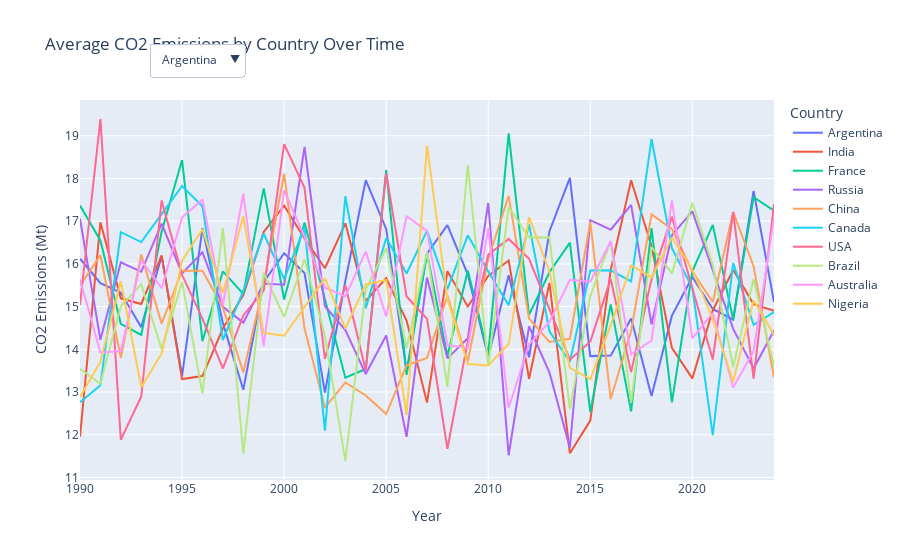

Source (notebook cell):
### Markdown cell above
The animation is working properly, hoewever there are no clear trends. Maybe looking a a line graph could help explain the visuals.

### Code cell
# Calculate average CO2 emissions per country per year
climate_impact_df_avg = third_climate_df.groupby(['Country', 'Year'])['CO2_Emissions_MT'].mean().reset_index()

# Sort the DataFrame by Year to ensure sequential display
climate_impact_df_avg = climate_impact_df_avg.sort_values('Year')

# Create a line chart with CO2 emissions over time
fig = px.line(
    climate_impact_df_avg,
    x='Year', 
    y='CO2_Emissions_MT',
    color='Country',  # Line color by country
    title='Average CO2 Emissions by Country Over Time',
    labels={'CO2_Emissions_MT': 'CO2 Emissions (Mt)', 'Year': 'Year'}
)

# Add a dropdown menu to filter by country
fig.update_layout(
    updatemenus=[
        {
            'buttons': [
                {
                    'args': [{'visible': [country == selected_country for country in climate_impact_df_avg['Country'].unique()]}],
                    'label': selected_country,
                    'method': 'update'
                }
                for selected_country in climate_impact_df_avg['Country'].unique()
            ],
            'direction': 'down',
            'showactive': True,
            'x': 0.1,
            'xanchor': 'left',
            'y': 1.15,
            'yanchor': 'top'
        }
    ]
)

# Show the plot
fig.show()

### Figure 1 — Plotly figure (JSON) as saved in the notebook; plotly's stock layout.template omitted (floating-point values rounded to 4 significant figures)
{"data": [{"hovertemplate": "Country=Argentina<br>Year=%{x}<br>CO2 Emissions (Mt)=%{y}<extra></extra>", "legendgroup": "Argentina", "line": {"color": "#636efa", "dash": "solid"}, "marker": {"symbol": "circle"}, "mode": "lines", "name": "Argentina", "orientation": "v", "showlegend": true, "type": "scatter", "x": [1990, 1991, 1992, 1993, 1994, 1995, 1996, 1997, 1998, 1999, 2000, 2001, 2002, 2003, 2004, 2005, 2006, 2007, 2008, 2009, 2010, 2011, 2012, 2013, 2014, 2015, 2016, 2017, 2018, 2019, 2020, 2021, 2022, 2023, 2024], "xaxis": "x", "y": [16.12, 15.55, 15.33, 14.52, 16.18, 13.38, 16.83, 14.61, 13.05, 15.58, 16.25, 15.79, 12.99, 15.6, 17.96, 16.82, 13.48, 16.24, 16.91, 15.75, 13.82, 15.73, 13.81, 16.77, 18.02, 13.84, 13.85, 14.72, 12.9, 14.79, 15.69, 14.95, 14.69, 17.71, 15.11], "yaxis": "y"}, {"hovertemplate": "Country=India<br>Year=%{x}<br>CO2 Emissions (Mt)=%{y}<extra></extra>", "legendgroup": "India", "line": {"color": "#EF553B", "dash": "solid"}, "marker": {"symbol": "circle"}, "mode": "lines", "name": "India", "orientation": "v", "showlegend": true, "type": "scatter", "x": [1990, 1991, 1992, 1993, 1994, 1995, 1996, 1997, 1998, 1999, 2000, 2001, 2002, 2003, 2004, 2005, 2006, 2007, 2008, 2009, 2010, 2011, 2012, 2013, 2014, 2015, 2016, 2017, 2018, 2019, 2020, 2021, 2022, 2023, 2024], "xaxis": "x", "y": [11.95, 16.97, 15.19, 15.06, 16.2, 13.3, 13.37, 14.49, 15.27, 16.75, 17.36, 16.59, 15.9, 16.95, 15.13, 15.67, 14.67, 12.75, 15.83, 15.0, 15.72, 16.08, 13.31, 15.56, 11.57, 12.33, 15.85, 17.96, 16.41, 14.03, 13.32, 14.91, 15.86, 15.06, 14.9], "yaxis": "y"}, {"hovertemplate": "Country=France<br>Year=%{x}<br>CO2 Emissions (Mt)=%{y}<extra></extra>", "legendgroup": "France", "line": {"color": "#00cc96", "dash": "solid"}, "marker": {"symbol": "circle"}, "mode": "lines", "name": "France", "orientation": "v", "showlegend": true, "type": "scatter", "x": [1990, 1991, 1992, 1993, 1994, 1995, 1996, 1997, 1998, 1999, 2000, 2001, 2002, 2003, 2004, 2005, 2006, 2007, 2008, 2009, 2010, 2011, 2012, 2013, 2014, 2015, 2016, 2017, 2018, 2019, 2020, 2021, 2022, 2023, 2024], "xaxis": "x", "y": [17.37, 16.55, 14.6, 14.34, 16.76, 18.43, 14.19, 15.82, 15.3, 17.77, 15.16, 16.97, 15.17, 13.34, 13.54, 18.2, 13.4, 16.25, 13.84, 15.84, 13.89, 19.06, 14.81, 15.8, 16.5, 12.53, 15.05, 12.54, 16.84, 12.76, 15.83, 16.91, 14.69, 17.56, 17.25], "yaxis": "y"}, {"hovertemplate": "Country=Russia<br>Year=%{x}<br>CO2 Emissions (Mt)=%{y}<extra></extra>", "legendgroup": "Russia", "line": {"color": "#ab63fa", "dash": "solid"}, "marker": {"symbol": "circle"}, "mode": "lines", "name": "Russia", "orientation": "v", "showlegend": true, "type": "scatter", "x": [1990, 1991, 1992, 1993, 1994, 1995, 1996, 1997, 1998, 1999, 2000, 2001, 2002, 2003, 2004, 2005, 2006, 2007, 2008, 2009, 2010, 2011, 2012, 2013, 2014, 2015, 2016, 2017, 2018, 2019, 2020, 2021, 2022, 2023, 2024], "xaxis": "x", "y": [17.06, 14.22, 16.03, 15.82, 16.94, 15.78, 16.27, 14.99, 14.62, 15.54, 15.51, 18.74, 15.01, 14.45, 13.42, 14.32, 11.95, 15.68, 13.79, 14.26, 17.43, 11.52, 14.54, 13.46, 11.7, 17.02, 16.8, 17.38, 14.59, 16.67, 17.23, 15.85, 14.48, 13.55, 14.44], "yaxis": "y"}, {"hovertemplate": "Country=China<br>Year=%{x}<br>CO2 Emissions (Mt)=%{y}<extra></extra>", "legendgroup": "China", "line": {"color": "#FFA15A", "dash": "solid"}, "marker": {"symbol": "circle"}, "mode": "lines", "name": "China", "orientation": "v", "showlegend": true, "type": "scatter", "x": [1990, 1991, 1992, 1993, 1994, 1995, 1996, 1997, 1998, 1999, 2000, 2001, 2002, 2003, 2004, 2005, 2006, 2007, 2008, 2009, 2010, 2011, 2012, 2013, 2014, 2015, 2016, 2017, 2018, 2019, 2020, 2021, 2022, 2023, 2024], "xaxis": "x", "y": [15.49, 16.2, 13.8, 16.22, 14.6, 15.84, 15.84, 14.98, 13.46, 15.51, 18.11, 14.49, 12.63, 13.22, 12.92, 12.48, 13.63, 13.8, 15.26, 13.71, 16.11, 17.59, 14.72, 14.17, 14.25, 16.98, 12.84, 14.43, 17.16, 16.81, 15.83, 15.11, 17.21, 15.94, 13.35], "yaxis": "y"}, {"hovertemplate": "Country=Canada<br>Year=%{x}<br>CO2 Emissions (Mt)=%{y}<extra></extra>", "legendgroup": "Canada", "line": {"color": "#19d3f3", "dash": "solid"}, "marker": {"symbol": "circle"}, "mode": "lines", "name": "Canada", "orientation": "v", "showlegend": true, "type": "scatter", "x": [1990, 1991, 1992, 1993, 1994, 1995, 1996, 1997, 1998, 1999, 2000, 2001, 2002, 2003, 2004, 2005, 2006, 2007, 2008, 2009, 2010, 2011, 2012, 2013, 2014, 2015, 2016, 2017, 2018, 2019, 2020, 2021, 2022, 2023, 2024], "xaxis": "x", "y": [12.76, 13.16, 16.74, 16.51, 17.16, 17.82, 17.35, 14.22, 15.37, 16.71, 15.64, 16.86, 12.09, 17.58, 14.96, 16.6, 15.77, 16.77, 15.41, 16.67, 15.82, 15.03, 16.92, 14.42, 13.7, 15.84, 15.85, 15.59, 18.92, 16.37, 15.44, 11.99, 16.02, 14.57, 14.87], "yaxis": "y"}, {"hovertemplate": "Country=USA<br>Year=%{x}<br>CO2 Emissions (Mt)=%{y}<extra></extra>", "legendgroup": "USA", "line": {"color": "#FF6692", "dash": "solid"}, "marker": {"symbol": "circle"}, "mode": "lines", "name": "USA", "orientation": "v", "showlegend": true, "type": "scatter", "x": [1990, 1991, 1992, 1993, 1994, 1995, 1996, 1997, 1998, 1999, 2000, 2001, 2002, 2003, 2004, 2005, 2006, 2007, 2008, 2009, 2010, 2011, 2012, 2013, 2014, 2015, 2016, 2017, 2018, 2019, 2020, 2021, 2022, 2023, 2024], "xaxis": "x", "y": [15.04, 19.39, 11.88, 12.89, 17.49, 15.74, 14.72, 13.55, 14.79, 15.38, 18.8, 17.78, 13.78, 15.5, 13.5, 18.12, 15.24, 14.72, 11.67, 14.2, 16.21, 16.58, 16.12, 14.95, 13.76, 14.18, 15.65, 13.47, 15.64, 17.11, 15.42, 13.76, 17.22, 13.31, 17.4], "yaxis": "y"}, {"hovertemplate": "Country=Brazil<br>Year=%{x}<br>CO2 Emissions (Mt)=%{y}<extra></extra>", "legendgroup": "Brazil", "line": {"color": "#B6E880", "dash": "solid"}, "marker": {"symbol": "circle"}, "mode": "lines", "name": "Brazil", "orientation": "v", "showlegend": true, "type": "scatter", "x": [1990, 1991, 1992, 1993, 1994, 1995, 1996, 1997, 1998, 1999, 2000, 2001, 2002, 2003, 2004, 2005, 2006, 2007, 2008, 2009, 2010, 2011, 2012, 2013, 2014, 2015, 2016, 2017, 2018, 2019, 2020, 2021, 2022, 2023, 2024], "xaxis": "x", "y": [13.54, 13.2, 15.01, 15.52, 14.0, 15.58, 12.97, 16.84, 11.56, 15.79, 14.76, 16.11, 14.32, 11.39, 15.4, 16.36, 14.02, 16.28, 13.12, 18.31, 13.62, 17.33, 16.62, 16.62, 12.6, 15.25, 16.53, 12.75, 16.39, 15.78, 17.43, 15.97, 13.59, 15.65, 13.6], "yaxis": "y"}, {"hovertemplate": "Country=Australia<br>Year=%{x}<br>CO2 Emissions (Mt)=%{y}<extra></extra>", "legendgroup": "Australia", "line": {"color": "#FF97FF", "dash": "solid"}, "marker": {"symbol": "circle"}, "mode": "lines", "name": "Australia", "orientation": "v", "showlegend": true, "type": "scatter", "x": [1990, 1991, 1992, 1993, 1994, 1995, 1996, 1997, 1998, 1999, 2000, 2001, 2002, 2003, 2004, 2005, 2006, 2007, 2008, 2009, 2010, 2011, 2012, 2013, 2014, 2015, 2016, 2017, 2018, 2019, 2020, 2021, 2022, 2023, 2024], "xaxis": "x", "y": [15.64, 13.93, 13.96, 16.08, 15.43, 17.09, 17.51, 15.02, 17.64, 14.07, 17.72, 16.63, 15.45, 15.24, 16.29, 14.77, 17.12, 16.77, 14.1, 14.03, 16.83, 12.63, 14.12, 14.65, 15.63, 15.58, 16.53, 13.88, 14.21, 17.48, 14.26, 14.85, 13.11, 13.96, 17.07], "yaxis": "y"}, {"hovertemplate": "Country=Nigeria<br>Year=%{x}<br>CO2 Emissions (Mt)=%{y}<extra></extra>", "legendgroup": "Nigeria", "line": {"color": "#FECB52", "dash": "solid"}, "marker": {"symbol": "circle"}, "mode": "lines", "name": "Nigeria", "orientation": "v", "showlegend": true, "type": "scatter", "x": [1990, 1991, 1992, 1993, 1994, 1995, 1996, 1997, 1998, 1999, 2000, 2001, 2002, 2003, 2004, 2005, 2006, 2007, 2008, 2009, 2010, 2011, 2012, 2013, 2014, 2015, 2016, 2017, 2018, 2019, 2020, 2021, 2022, 2023, 2024], "xaxis": "x", "y": [12.89, 13.71, 15.59, 13.11, 13.9, 16.07, 16.81, 15.32, 17.12, 14.38, 14.32, 15.0, 15.66, 14.49, 15.52, 15.62, 12.46, 18.77, 15.17, 13.66, 13.62, 14.12, 17.09, 15.82, 13.56, 13.3, 14.57, 15.96, 15.68, 16.62, 15.86, 14.71, 13.24, 15.15, 14.33], "yaxis": "y"}], "layout": {"legend": {"title": {"text": "Country"}, "tracegroupgap": 0}, "title": {"text": "Average CO2 Emissions by Country Over Time"}, "updatemenus": [{"buttons": [{"args": [{"visible": [true, false, false, false, false, false, false, false, false, false]}], "label": "Argentina", "method": "update"}, {"args": [{"visible": [false, true, false, false, false, false, false, false, false, false]}], "label": "India", "method": "update"}, {"args": [{"visible": [false, false, true, false, false, false, false, false, false, false]}], "label": "France", "method": "update"}, {"args": [{"visible": [false, false, false, true, false, false, false, false, false, false]}], "label": "Russia", "method": "update"}, {"args": [{"visible": [false, false, false, false, true, false, false, false, false, false]}], "label": "China", "method": "update"}, {"args": [{"visible": [false, false, false, false, false, true, false, false, false, false]}], "label": "Canada", "method": "update"}, {"args": [{"visible": [false, false, false, false, false, false, true, false, false, false]}], "label": "USA", "method": "update"}, {"args": [{"visible": [false, false, false, false, false, false, false, true, false, false]}], "label": "Brazil", "method": "update"}, {"args": [{"visible": [false, false, false, false, false, false, false, false, true, false]}], "label": "Australia", "method": "update"}, {"args": [{"visible": [false, false, false, false, false, false, false, false, false, true]}], "label": "Nigeria", "method": "update"}], "direction": "down", "showactive": true, "x": 0.1, "xanchor": "left", "y": 1.15, "yanchor": "top"}], "xaxis": {"anchor": "y", "domain": [0, 1], "title": {"text": "Year"}}, "yaxis": {"anchor": "x", "domain": [0, 1], "title": {"text": "CO2 Emissions (Mt)"}}}}
